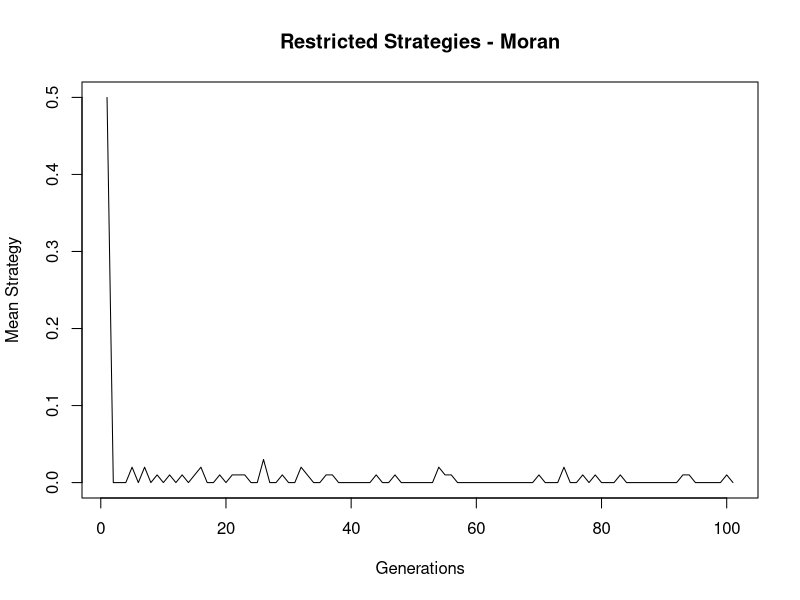
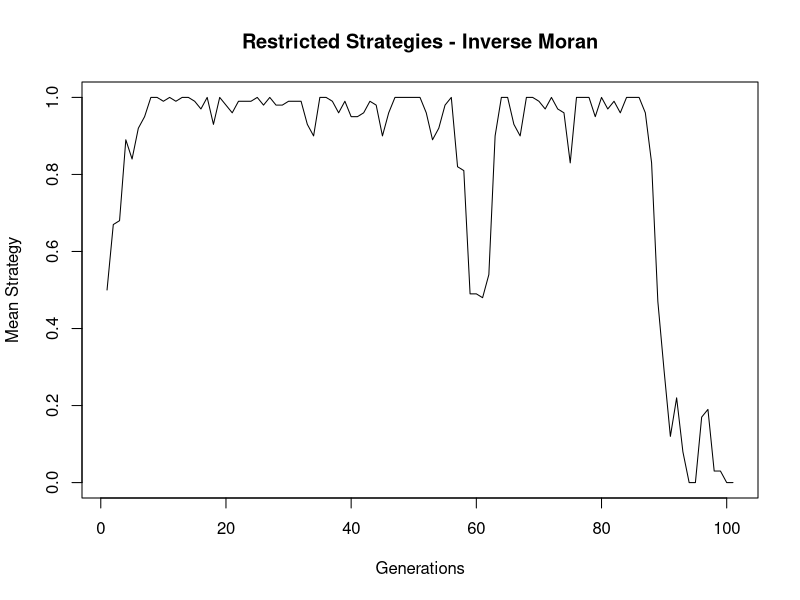
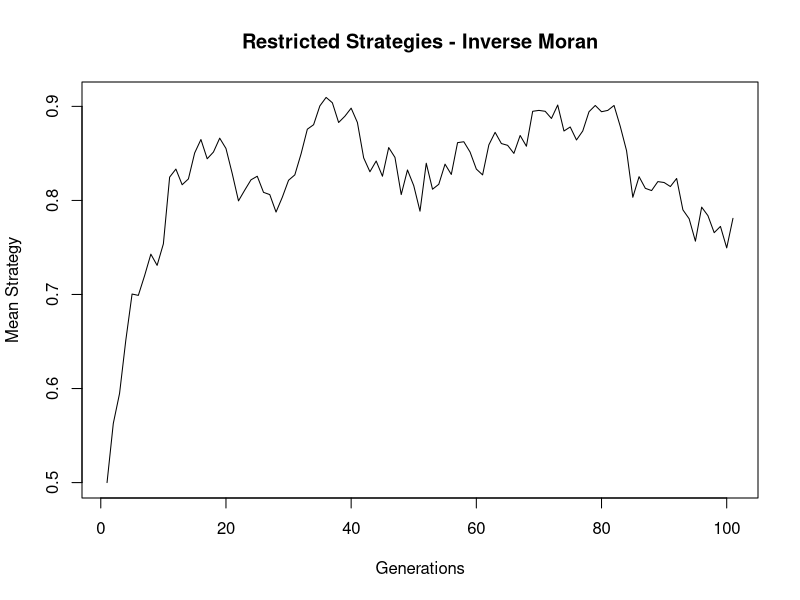
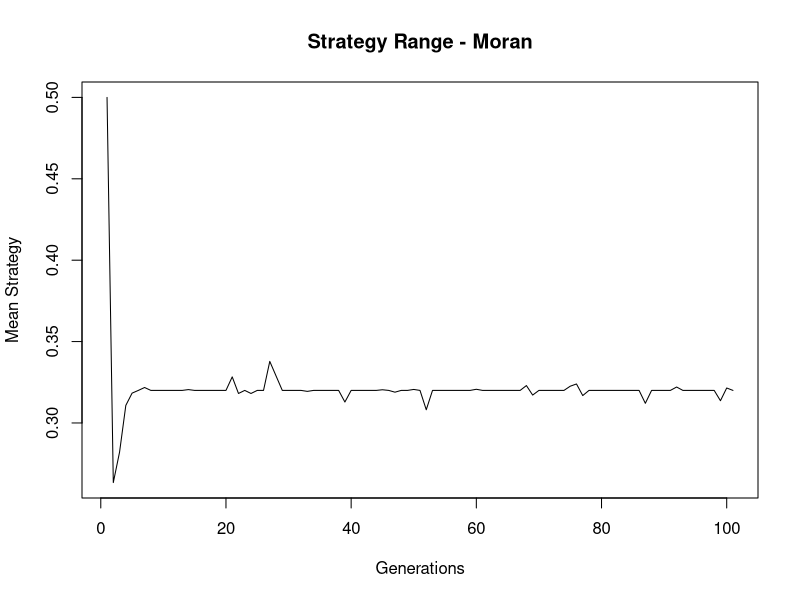
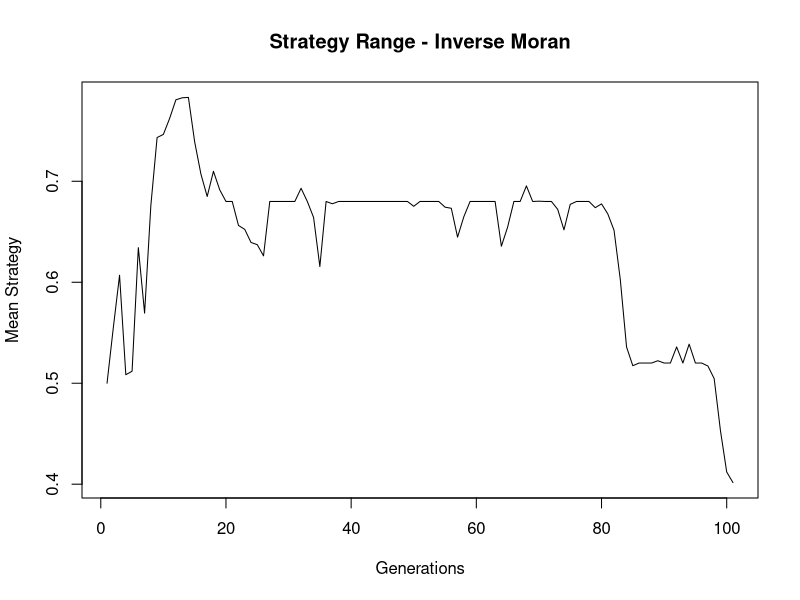
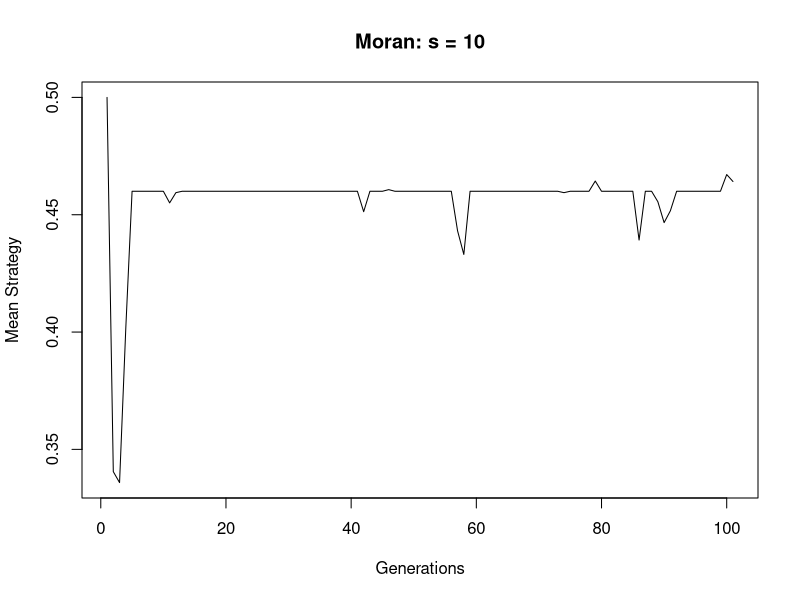
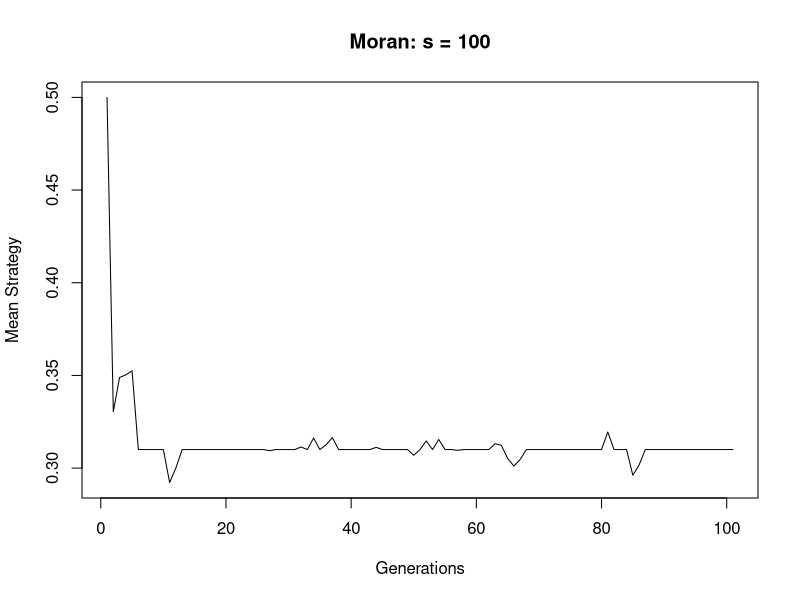
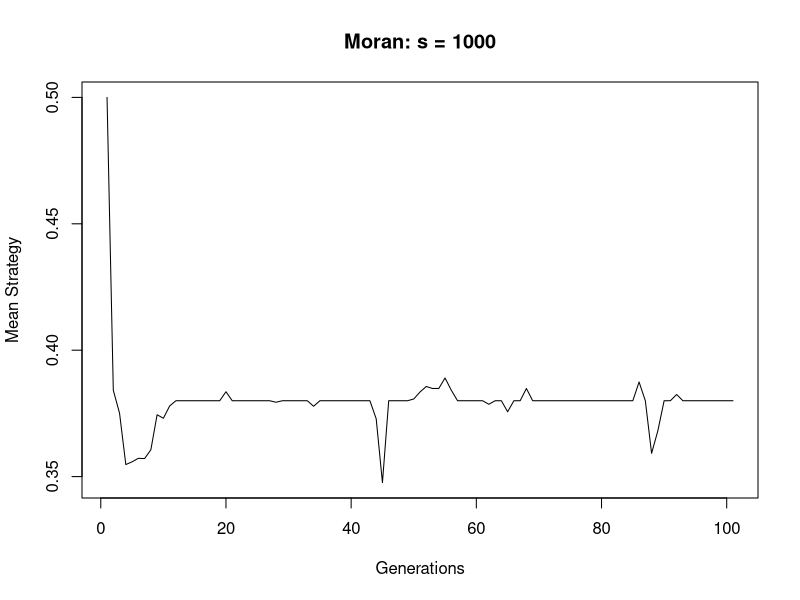

The R source for these figures, in order: (Note: a time limit stopped this script after it produced the figures.)
## ---- chunk 1
set.seed(100)

# choices of selection strategy
moran <- function(s,f) {
  f <- f - max(f)
  return(exp(s*f)/(sum(exp(s*f))))
}
moran.inverse <- function(s,f) {
  f <- -f - max(-f)
  return((1 - exp(s*(f))/sum(exp(s*(f))))/(length(f)-1))
}

# n: number of agents, N: number of generations, x: genotype, s: selection strength
# m: mutation rate, strategy: moran (TRUE) or inverse moran (FALSE)

selection <- function(n, N, x, s, m, strategy) {
  # original genotype
  evolution <- matrix(, nrow = 1 + N/1000, ncol = n)
  evolution[1,] <- x
  
  for (i in 1:N){
    # phenotype based on Gaussian distribution
    phenotype <- rnorm(n, mean = x, sd = 1 - x)
    
    # fitness of population based on phenotype
    fitness <- -abs(phenotype)
    
    if (strategy) {
     repro <- moran(s,fitness)
    } else {
     repro <- moran.inverse(s,fitness)
    }

    # replacing of agent
    dead.person <- sample(n, 1)
    
    if (runif(1) < m) { # mutation happens
      x[dead.person] <- sample(evolution[1,], 1) # replace with random strategy
    } else { # selection happens
      new.person <- sample(n, 1, prob = repro)
      x[dead.person] <- x[new.person]
    }
    
    #evolution[i+1,] <- x
    if (i%%1000 == 0){
      evolution[1 + i/1000,] <- x
    }
  }
  
  return(evolution)
}

## ---- chunk 2
x <- c(replicate(50,0), replicate(50,1))

binary.moran <- selection(length(x), 100000, x, 100, 0.01, TRUE)

plot(x = c(1:101), y = rowMeans(binary.moran), type = 'l', main = 'Restricted Strategies - Moran', xlab = 'Generations', ylab = 'Mean Strategy')
## ---- chunk 3
x <- c(replicate(50,0), replicate(50,1))

binary.inverse <- selection(length(x), 100000, x, 100, 0.01, FALSE)

plot(x = c(1:101), y = rowMeans(binary.inverse), type = 'l', main = 'Restricted Strategies - Inverse Moran', xlab = 'Generations', ylab = 'Mean Strategy')

avg <- rowMeans(binary.inverse)

for (i in 1:20){
  binary.inverse2 <- selection(length(x), 100000, x, 100, 0.01, FALSE)
  avg <- matrix(c(avg, rowMeans(binary.inverse2)), nrow = 101, ncol = i+1)
}

plot(x = c(1:101), y = rowMeans(avg), type = 'l', main = 'Restricted Strategies - Inverse Moran', xlab = 'Generations', ylab = 'Mean Strategy')

## ---- chunk 4
x <- seq(0,1,0.01)
quintile.moran <- selection(length(x), 100000, x, 100, 0.001, TRUE)
quintile.inverse <- selection(length(x), 100000, x, 100, 0.001, FALSE)

plot(x = c(1:101), y = rowMeans(quintile.moran), type = 'l', main = 'Strategy Range - Moran', xlab = 'Generations', ylab = 'Mean Strategy')
plot(x = c(1:101), y = rowMeans(quintile.inverse), type = 'l', main = 'Strategy Range - Inverse Moran', xlab = 'Generations', ylab = 'Mean Strategy')
## ---- chunk 5
x <- seq(0,1,0.01)
moran1 <- selection(length(x), 100000, x, 10, 0.001, TRUE)
moran2 <- selection(length(x), 100000, x, 100, 0.001, TRUE)
moran3 <- selection(length(x), 100000, x, 1000, 0.001, TRUE)
moran4 <- selection(length(x), 100000, x, 5000, 0.001, TRUE)

plot(x = c(1:101), y = rowMeans(moran1), type = 'l', main = 'Moran: s = 10', xlab = 'Generations', ylab = 'Mean Strategy')
plot(x = c(1:101), y = rowMeans(moran2), type = 'l', main = 'Moran: s = 100', xlab = 'Generations', ylab = 'Mean Strategy')
plot(x = c(1:101), y = rowMeans(moran3), type = 'l', main = 'Moran: s = 1000', xlab = 'Generations', ylab = 'Mean Strategy')
plot(x = c(1:101), y = rowMeans(moran4), type = 'l', main = 'Moran: s = 5000', xlab = 'Generations', ylab = 'Mean Strategy')
## ---- chunk 6
x <- seq(0,1,0.01)
i.moran1 <- selection(length(x), 100000, x, 0.1, 0.001, FALSE)
i.moran2 <- selection(length(x), 100000, x, 1, 0.001, FALSE)
i.moran3 <- selection(length(x), 100000, x, 10, 0.001, FALSE)
i.moran4 <- selection(length(x), 100000, x, 100, 0.001, FALSE)

plot(x = c(1:101), y = rowMeans(i.moran1), type = 'l', main = 'Inverse Moran: s = 0.1', xlab = 'Generations', ylab = 'Mean Strategy')
plot(x = c(1:101), y = rowMeans(i.moran2), type = 'l', main = 'Inverse Moran: s = 1', xlab = 'Generations', ylab = 'Mean Strategy')
plot(x = c(1:101), y = rowMeans(i.moran3), type = 'l', main = 'Inverse Moran: s = 10', xlab = 'Generations', ylab = 'Mean Strategy')
plot(x = c(1:101), y = rowMeans(i.moran4), type = 'l', main = 'Inverse Moran: s = 100', xlab = 'Generations', ylab = 'Mean Strategy')
## ---- chunk 7
x <- seq(0,1,0.01)
m.moran1 <- selection(length(x), 100000, x, 100, 0.001, TRUE)
m.moran2 <- selection(length(x), 100000, x, 100, 0.01, TRUE)
m.moran3 <- selection(length(x), 100000, x, 100, 0.1, TRUE)

plot(x = c(1:101), y = rowMeans(m.moran1), type = 'l', main = 'Moran: m = .001', xlab = 'Generations', ylab = 'Mean Strategy')
plot(x = c(1:101), y = rowMeans(m.moran2), type = 'l', main = 'Moran: m = .01', xlab = 'Generations', ylab = 'Mean Strategy')
plot(x = c(1:101), y = rowMeans(m.moran3), type = 'l', main = 'Moran: m = .1', xlab = 'Generations', ylab = 'Mean Strategy')
## ---- chunk 8
x <- seq(0,1,0.01)
m.imoran1 <- selection(length(x), 100000, x, 100, 0.001, FALSE)
m.imoran2 <- selection(length(x), 100000, x, 100, 0.01, FALSE)
m.imoran3 <- selection(length(x), 100000, x, 100, 0.1, FALSE)

plot(x = c(1:101), y = rowMeans(m.imoran1), type = 'l', main = 'Inverse Moran: m = .001', xlab = 'Generations', ylab = 'Mean Strategy')
plot(x = c(1:101), y = rowMeans(m.imoran2), type = 'l', main = 'Inverse Moran: m = .01', xlab = 'Generations', ylab = 'Mean Strategy')
plot(x = c(1:101), y = rowMeans(m.imoran3), type = 'l', main = 'Inverse Moran: m = .1', xlab = 'Generations', ylab = 'Mean Strategy')
## ---- chunk 9

# choices of selection strategy
moran <- function(s,f) {
  f <- f - max(f)
  return(exp(s*f)/(sum(exp(s*f))))
}
moran.inverse <- function(s,f) {
  f <- -f - max(-f)
  return((1 - exp(s*(f))/sum(exp(s*(f))))/(length(f)-1))
}

# n: number of agents, N: number of generations, x: genotype, s: selection strength
# m: mutation rate, strategy: moran (TRUE) or inverse moran (FALSE)

selection2 <- function(n, N, x, s, m, strategy) {
  # original genotype
  evolution <- matrix(, nrow = 1 + N/1000, ncol = n)
  evolution[1,] <- x
  
  for (i in 1:N){
    # phenotype based on Gaussian distribution
    phenotype <- rnorm(n, mean = x, sd = sqrt(1 - x))
    
    # fitness of population based on phenotype
    fitness <- -abs(phenotype)
    
    if (strategy) {
     repro <- moran(s,fitness)
    } else {
     repro <- moran.inverse(s,fitness)
    }

    # replacing of agent
    dead.person <- sample(n, 1)
    
    if (runif(1) < m) { # mutation happens
      x[dead.person] <- sample(evolution[1,],1) # replace with random strategy
    } else { # selection happens
      new.person <- sample(n, 1, prob = repro)
      x[dead.person] <- x[new.person]
    }
    
    if (i%%1000 == 0){
      evolution[1 + i/1000,] <- x
    }
  }
  
  return(evolution)
}
## ---- chunk 10
x <- seq(0,1,0.01)

sd.moran1 <- selection(length(x), 100000, x, 100, .001, TRUE)
sd.moran2 <- selection2(length(x), 100000, x, 100, .001, TRUE)

plot(x = c(1:101), y = rowMeans(sd.moran1), type = 'l', main = 'SD 1: Moran', xlab = 'Generations', ylab = 'Mean Strategy')
plot(x = c(1:101), y = rowMeans(sd.moran2), type = 'l', main = 'SD 2: Moran', xlab = 'Generations', ylab = 'Mean Strategy')
## ---- chunk 11
x <- seq(0,1,0.01)

sd.imoran1 <- selection(length(x), 100000, x, 100, .001, FALSE)
sd.imoran2 <- selection2(length(x), 100000, x, 100, .001, FALSE)

plot(x = c(1:101), y = rowMeans(sd.imoran1), type = 'l', main = 'SD 1: Inverse Moran', xlab = 'Generations', ylab = 'Mean Strategy')
plot(x = c(1:101), y = rowMeans(sd.imoran2), type = 'l', main = 'SD 2: Inverse Moran', xlab = 'Generations', ylab = 'Mean Strategy')
## ---- chunk 12
set.seed(100)

# choices of selection strategy
moran <- function(s,f) {
  f <- f - max(f)
  return(exp(s*f)/(sum(exp(s*f))))
}
moran.inverse <- function(s,f) {
  f <- -f - max(-f)
  return((1 - exp(s*(f))/sum(exp(s*(f))))/(length(f)-1))
}

# n: number of agents, N: number of generations, x: genotype, s: selection strength
# m: mutation rate, strategy: moran (TRUE) or inverse moran (FALSE)

death <- function(n, N, x, s, m, strategy) {
  # original genotype
  evolution <- matrix(, nrow = 1 + N, ncol = n)
  evolution[1,] <- x
  
  for (i in 1:N){
    # phenotype based on Gaussian distribution
    phenotype <- rnorm(n, mean = x, sd = 1 - x)
    
    # fitness of population based on phenotype
    fitness <- -abs(phenotype)
    
    if (strategy) {
     repro <- moran(s,fitness)
    } else {
     repro <- moran.inverse(s,fitness)
    }

    # replacing of agent
    dead.person <- sample(n, 1, prob = repro)
    
    if (runif(1) < m) { # mutation happens
      x[dead.person] <- sample(evolution[1,], 1) # replace with random strategy
    } else { # selection happens
      new.person <- sample(n, 1)
      x[dead.person] <- x[new.person]
    }
    
    evolution[i+1,] <- x
    #if (i%%1000 == 0){
    #  evolution[1 + i/1000,] <- x
    #}
  }
  
  return(evolution)
}

## ---- chunk 13
x <- c(replicate(50,0), replicate(50,1))

binary.morandeath <- death(length(x), 1000, x, 10, 0.01, TRUE)

plot(x = c(1:1001), y = rowMeans(binary.morandeath), type = 'l', main = 'Restricted Strategies - Moran Death', xlab = 'Generations', ylab = 'Mean Strategy')
## ---- chunk 14
x <- seq(0,1,0.01)
quintile.morandeath <- death(length(x), 1000, x, 10, 0.001, TRUE)

plot(x = c(1:1001), y = rowMeans(quintile.morandeath), type = 'l', main = 'Strategy Range - Moran Death', xlab = 'Generations', ylab = 'Mean Strategy')
